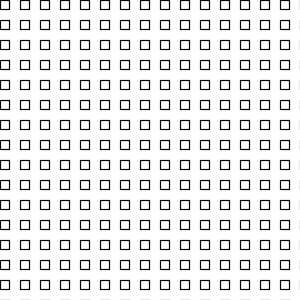
Frame 1 (no input)
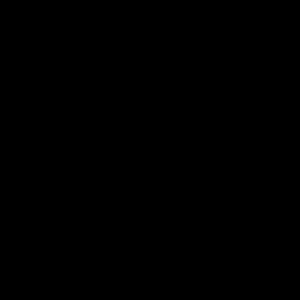
Frame 60 (the mouse pressed at the canvas centre just before this capture)
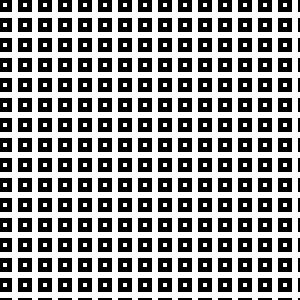
Frame 120 (the mouse held since frame 60 and released just before this capture)

The Processing sketch that drew these frames (run headless with seeded random() and noise(); from frame 60 on, the mouse is pressed at the canvas centre):

// Processing sketch: processing_28500
// ── processing_28500.pde

float time = 1;

void setup() {
  size(300,300);
  smooth();
}

void draw () {
  background (255);

  time = time+0.2;
  println (time);
  
  if (time >= 20){
    time=0;
  } 

  for (int x=0; x <= height; x=x+20) {
    for (int y=0; y<= height; y= y+20) {
      
      strokeWeight (time);
      rect (x,y, 9, 9);
    }
  }
}
